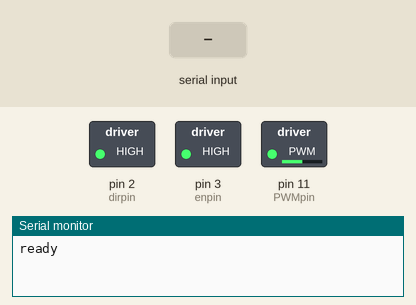
Simulated run of this sketch. Board: Arduino Uno, built with avr-gcc and run on an emulated ATmega328P. Shown: switched loads named in the sketch (green lamp = pin HIGH), the last lines printed to the serial monitor. Inputs (shaded band) come from the test bench.

Above: at 1.2 s.
1.3 s: "L90\n" received over Serial
At 3.4 s:
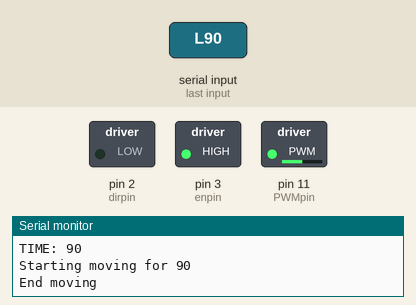
3.8 s: "R90\n" received over Serial
At 4.84 s:
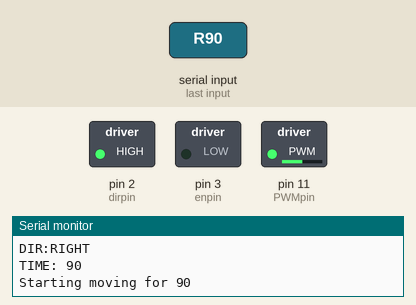
6.3 s: "L,45\n" received over Serial
At 8.4 s:
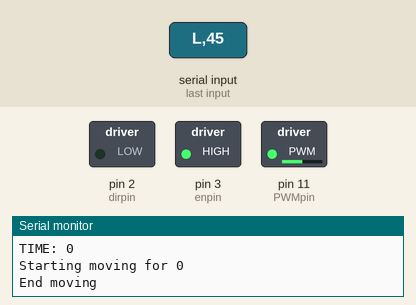
8.7 s: "R,45\n" received over Serial
At 10.5 s:
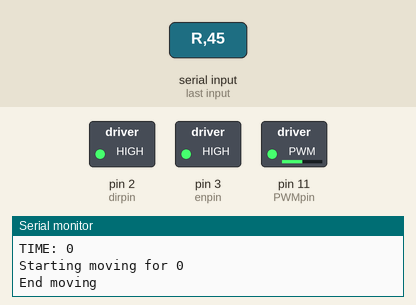
Timing chart, 0 to 12.0 s (numbered marks = the images above; inputs shaded):
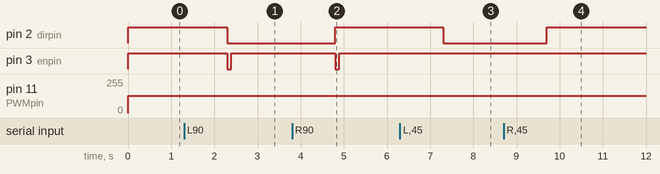

The sketch:

slow_pwm.ino
```cpp
int PWMpin = 11; // PWM output
int dirpin = 2; // DIR selection
int enpin = 3;  // EN enable pin

#define ENABLE LOW
#define DISABLE HIGH

void setup() {
  TCCR2A = _BV(COM2A1) | _BV(COM2B1) | _BV(WGM21) | _BV(WGM20);
  //TCCR2A = _BV(COM2A1) | _BV(COM2B1) | _BV(WGM20);
  TCCR2B = _BV(CS20);
  /*TCCR1B = 0;//_BV(CS01);
  TCNT1 = 0;
  OCR1A = 249;

  TCCR1A |= (1 << WGM12);
  TCCR1B |= (1 << CS12);
  TIMSK2 |= (1 << OCIE1A);*/

  Serial.begin(115200);

  pinMode(PWMpin, OUTPUT);
  pinMode(dirpin, OUTPUT);
  pinMode(enpin, OUTPUT);

  digitalWrite(dirpin, HIGH);
  digitalWrite(enpin, HIGH);


  Serial.write("ready\n");
}

void move_motor(bool motor_dir, int motor_time) {
  Serial.print("Starting moving for ");
  Serial.println(motor_time);

  digitalWrite(dirpin, motor_dir);
  digitalWrite(enpin, ENABLE);
  //analogWrite(PWMpin,128);

  delay(motor_time);

  digitalWrite(enpin, DISABLE);
  Serial.println("End moving");
}

void fetchSerial() {
  if (Serial.available()) {
    char dir[1] = "";
    bool motor_dir = 0;
    char str[6] = "";
    Serial.readBytes(dir, 1);
    Serial.write("DIR:");

    if (dir[0] == 'L') {
      Serial.write("LEFT");
      motor_dir = LOW;
    } else if (dir[0] == 'R') {
      Serial.write("RIGHT");
      motor_dir = HIGH;
    } else {
      Serial.write("unknown option\n");
      return;
    }

    Serial.readBytes(str, 5);
    Serial.write("\nTIME: ");
    int dur = String(str).toInt();
    Serial.println(dur);

    move_motor(motor_dir, dur);
  }
}

void loop() {
  fetchSerial();

  //bool dir_gpio = digitalRead(readdir);
  //bool en_gpio = digitalRead(readen);

  // Generate 960 Hz PWM with 50% duty cycle
  analogWrite(PWMpin,128);

}
```

Measured:
- after the input at 1.3 s, pin 2 (dirpin): HIGH → LOW after 1.0 s; pin 3 (enpin): HIGH → LOW after 1.0 s, → HIGH 0.09 s later
- after the input at 3.8 s, pin 2 (dirpin): LOW → HIGH after 1.0 s; pin 3 (enpin): HIGH → LOW after 1.0 s, → HIGH 0.09 s later
- after the input at 6.3 s, pin 2 (dirpin): HIGH → LOW after 1.0 s
- after the input at 8.7 s, pin 2 (dirpin): LOW → HIGH after 1.0 s
